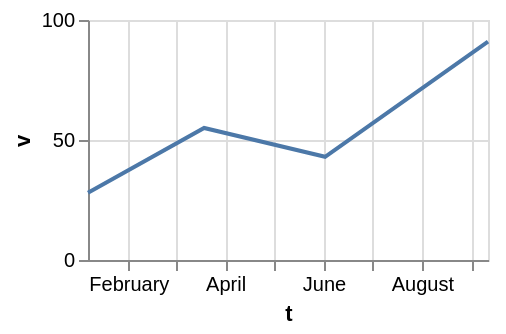

Write a Vega-Lite specification for this figure.
### Vega-Lite specification from a JSON file in a GitHub repository (floating-point values rounded to 4 significant figures)
{"$schema": "https://vega.github.io/schema/vega-lite/v6.json", "width": 200, "height": 120, "data": {"values": [{"c": "alpha", "v": 28, "w": 3, "t": "2024-01-07"}, {"c": "beta", "v": 55, "w": 7, "t": "2024-03-19"}, {"c": "gamma", "v": 43, "w": 5, "t": "2024-06-02"}, {"c": "delta", "v": 91, "w": 9, "t": "2024-09-11"}]}, "mark": {"type": "line", "cursor": "help"}, "encoding": {"x": {"field": "t", "type": "temporal"}, "y": {"field": "v", "type": "quantitative"}}}
